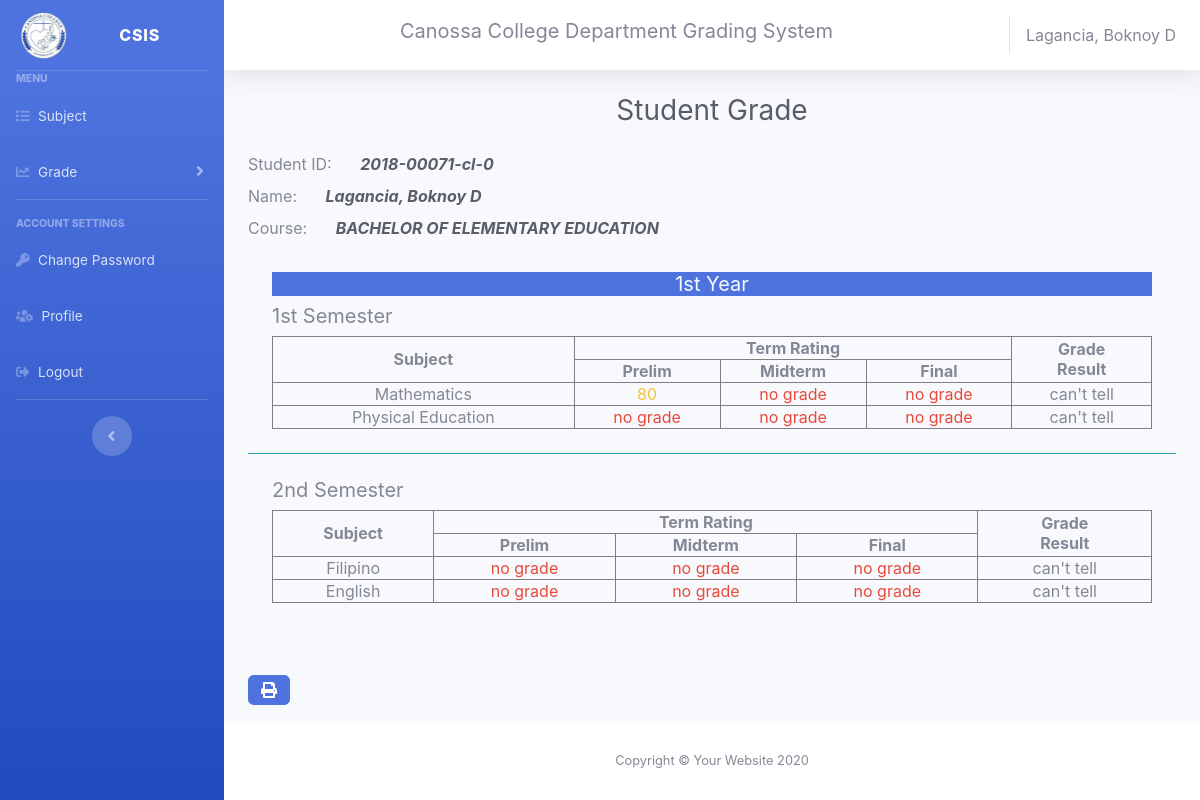
The app's page /student/first.student.php (signed in) with its own data.
### tables this page shows
CREATE TABLE `studentrecords` (
  `id` int(11) NOT NULL,
  `student_id` varchar(120) NOT NULL,
  `name` varchar(120) NOT NULL,
  `gender` varchar(128) NOT NULL,
  `cellphone` varchar(11) NOT NULL,
  `bday` varchar(128) NOT NULL,
  `bplace` varchar(128) NOT NULL,
  `address` text NOT NULL,
  `course` text NOT NULL,
  `status` text NOT NULL,
  `year` varchar(12) NOT NULL
);

CREATE TABLE `studentsubs` (
  `id` int(11) NOT NULL,
  `student_id` varchar(123) NOT NULL,
  `subject` varchar(123) NOT NULL
);

CREATE TABLE `prelims` (
  `id` int(11) NOT NULL,
  `student_id` varchar(128) NOT NULL,
  `subject` varchar(123) NOT NULL,
  `grade` varchar(123) NOT NULL
);

### student/first.student.php (the view, shortened to what this page needs)
<?php
if (isset($_SESSION['user_id'])) {
    include "../layout/head.layout.php";
    include_once '../database/dbconnection.db.php';
    $sql = "SELECT * from studentrecords where student_id = '$id'";
    $result = $conn->query($sql);
    if ($result->num_rows > 0) {
        while ($row = $result->fetch_assoc()) {
            $name = $row['name'];
            $course = $row['course'];
        }
    }
?>
    <h5 class="h3 mb-4 text-gray-800 text-center">Student Grade</h5>
    <label class="mr-4">Student ID: </label> <i class="text-dark font-weight-bold mr-5"><?php echo $id; ?></i><br>
    <label class="mr-4">Name: </label> <i class="text-dark font-weight-bold "><?php echo $name; ?></i> <br>
    <label class="mr-4">Course: </label> <i class="text-dark font-weight-bold text-uppercase"><?php echo $course; ?></i> <br>
<?php
    include "../studentgrading/_first.grading.php";
    ?>
    <br>
    <br>
    <a class="btn btn-primary" href="../print/gradeperyear/_first.print.php"><i class="fas fa-print"></i></a>
<?php include "../layout/footer.layout.php";
} else {
    header("Location: ../canossa/master.blade.php");
    exit();
}
?>

### layout/_topbar.layout.php (shortened to what this page needs)
<nav class="navbar navbar-expand navbar-light bg-white topbar mb-4 static-top shadow">
<h5 class="title ml-auto">Canossa College Department Grading System</h5>
    <span class="mr-2 d-none d-lg-inline text-gray-600 ">
        <?php
            include_once '../database/dbconnection.db.php';
            $id = $_SESSION['user_id'];
            $sql = "SELECT * from studentrecords where student_id = '$id'";
            $result = $conn-> query($sql);
            if($result-> num_rows > 0 ){
                while($row = $result-> fetch_assoc()){
                    echo $row['name'];
                }
            }
        ?>
    </span>
</nav>

### studentgrading/_first.grading.php
<div class="p-2 m-3">
    <h5 class="text-center bg-primary text-light">1st Year</h5>
    <div>
        <h5>1st Semester</h5>
        <table border="1" class="text-center w-100">
        <thead>
            <tr>
                <th rowspan="2">Subject</th>
                <th colspan="3">Term Rating</th>
                <th rowspan="2">Grade <br> Result</th>
            </tr>
            <tr>
                <th>Prelim</th>
                <th>Midterm</th>
                <th>Final</th>
            </tr>
        </thead>
        <tbody>
            <?php
        $prod = "SELECT * from programs where year = 'first' and sem = 'first' and course = '$course'";
        $result = $conn->query($prod);
        if ($result->num_rows > 0) {
            while ($row = $result->fetch_assoc()) {
                $subject = $row['subject'];
                 $s = "SELECT * from studentsubs where student_id = '$id' and subject = '$subject'";
            $res = $conn->query($s);
            if ($res->num_rows > 0) {
                while ($row = $res->fetch_assoc()) {
                    $sub = $row['subject'];
                    echo "<tr><td>  $sub </td>";
                    $sq = "SELECT * from prelims where subject = '$sub' and student_id = '$id'";
                    $resu = $conn->query($sq);
                    if ($resu->num_rows > 0) {
                        while ($row = $resu->fetch_assoc()) {
                            $sub = $row['subject'];
                            if($row['grade'] >=85){
                                echo "<td class='text-success'>  $row[grade] </td>";
                            }else if($row['grade'] >= 75){
                                echo "<td class='text-warning'>  $row[grade] </td>";
                            }else{
                                echo "<td class='text-danger'>  $row[grade] </td>";
                            }
                        }
                    }else{
                        echo "<td class='text-danger'>  no grade </td>";
                    }
                    $sq = "SELECT * from midterms where subject = '$sub' and student_id = '$id'";
                    $resu = $conn->query($sq);
                    if ($resu->num_rows > 0) {
                        while ($row = $resu->fetch_assoc()) {
                            if($row['grade'] >=85){
                                echo "<td class='text-success'>  $row[grade] </td>";
                            }else if($row['grade'] >= 75){
                                echo "<td class='text-warning'>  $row[grade] </td>";
                            }else{
                                echo "<td class='text-danger'>  $row[grade] </td>";
                            }
                        }
                    }else{
                        echo "<td class='text-danger'>  no grade </td>";
                    }
                    $sq = "SELECT * from finals where subject = '$sub' and student_id = '$id'";
                    $resu = $conn->query($sq);
                    if ($resu->num_rows > 0) {
                        while ($row = $resu->fetch_assoc()) {
                            if($row['grade'] >=85){
                                echo "<td class='text-success'>  $row[grade] </td>";
                            }else if($row['grade'] >= 75){
                                echo "<td class='text-warning'>  $row[grade] </td>";
                            }else{
                                echo "<td class='text-danger'>  $row[grade] </td>";
                            }
                            if($row['grade'] >= 75){
                                echo "<td>  Passed </td>";
                            }
                            else{
                                echo "<td>  Failed </td>";
                            }
                        }
                    }else{
                        echo "<td class='text-danger'>  no grade </td>";
                            echo "<td> can't tell </td>";
                    }
                }
            }
            }
        }
            ?>
        </tbody>
    </table>
    </div>
</div>
<hr class="sidebar-divider bg-info">
<div class="p-2 m-3">
    <div>
        <h5>2nd Semester</h5>
        <table border="1" class="text-center w-100">
        <thead>
            <tr>
                <th rowspan="2">Subject</th>
                <th colspan="3">Term Rating</th>
                <th rowspan="2">Grade <br> Result</th>
            </tr>
            <tr>
                <th>Prelim</th>
                <th>Midterm</th>
                <th>Final</th>
            </tr>
        </thead>
        <tbody>
            <?php
        $prod = "SELECT * from programs where year = 'first' and sem = 'second' and course = '$course'";
        $result = $conn->query($prod);
        if ($result->num_rows > 0) {
            while ($row = $result->fetch_assoc()) {
                $subject = $row['subject'];
                 $s = "SELECT * from studentsubs where student_id = '$id' and subject = '$subject'";
            $res = $conn->query($s);
            if ($res->num_rows > 0) {
                while ($row = $res->fetch_assoc()) {
                    $sub = $row['subject'];
                    echo "<tr><td>  $sub </td>";
                    $sq = "SELECT * from prelims where subject = '$sub' and student_id = '$id'";
                    $resu = $conn->query($sq);
                    if ($resu->num_rows > 0) {
                        while ($row = $resu->fetch_assoc()) {
                            $sub = $row['subject'];
                            if($row['grade'] >=85){
                                echo "<td class='text-success'>  $row[grade] </td>";
                            }else if($row['grade'] >= 75){
                                echo "<td class='text-warning'>  $row[grade] </td>";
                            }else{
                                echo "<td class='text-danger'>  $row[grade] </td>";
                            }
                        }
                    }else{
                        echo "<td class='text-danger'>  no grade </td>";
                    }
                    $sq = "SELECT * from midterms where subject = '$sub' and student_id = '$id'";
                    $resu = $conn->query($sq);
                    if ($resu->num_rows > 0) {
                        while ($row = $resu->fetch_assoc()) {
                            if($row['grade'] >=85){
                                echo "<td class='text-success'>  $row[grade] </td>";
                            }else if($row['grade'] >= 75){
                                echo "<td class='text-warning'>  $row[grade] </td>";
                            }else{
                                echo "<td class='text-danger'>  $row[grade] </td>";
                            }
                        }
                    }else{
                        echo "<td class='text-danger'>  no grade </td>";
                    }
                    $sq = "SELECT * from finals where subject = '$sub' and student_id = '$id'";
                    $resu = $conn->query($sq);
                    if ($resu->num_rows > 0) {
                        while ($row = $resu->fetch_assoc()) {
                            if($row['grade'] >=85){
                                echo "<td class='text-success'>  $row[grade] </td>";
                            }else if($row['grade'] >= 75){
                                echo "<td class='text-warning'>  $row[grade] </td>";
                            }else{
                                echo "<td class='text-danger'>  $row[grade] </td>";
                            }
                            if($row['grade'] >= 75){
                                echo "<td>  Passed </td>";
                            }
                            else{
                                echo "<td>  Failed </td>";
                            }
                        }
                    }else{
                        echo "<td class='text-danger'>  no grade </td>";
                            echo "<td> can't tell </td>";
                    }
                }
            }
            }
        }
            ?>
        </tbody>
    </table>
    </div>
</div>

### records on screen
studentrecords: name "Lagancia, Boknoy D", course "BACHELOR OF ELEMENTARY EDUCATION"
studentsubs: subject "Mathematics"
prelims: grade "80"
studentsubs: subject "Physical Education", shows "no grade"
studentsubs: subject "Filipino"
studentsubs: subject "English"

### other values on screen
$id "2018-00071-cl-0"
